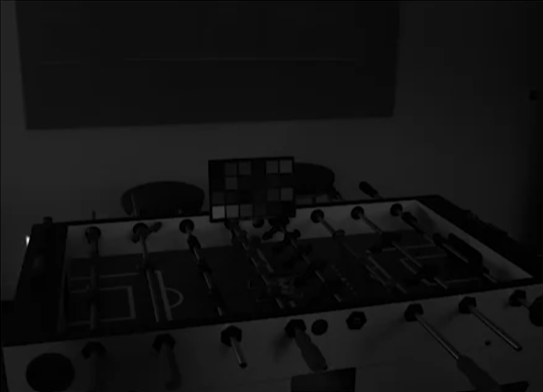
%> input picture Practical 6/6A/foosball.png, 543 x 392 px
$ octave P6A.m   (GNU Octave 9; MATLAB toolbox functions it lacks are replaced by stand-ins)
%> lines starting %> are read from the running program, lines starting %| are printed output that depends on the picture
%{
Practical 6-A
Write a MATLAB program to perform histogram equalization to improve image contrast.
Make a 3x2 grid as follows:-
Original Image -> Original Histogram
HistEQ Image -> HistEQ Histogram
AdaptiveHistEQ Image -> AdaptiveHistEQ Histogram
Use the file 'foosball.png'
%}

clc;
clear;
close all;

i = imread('foosball.png');
%> i is the input picture: size 392x543x3 uint8; min 0, max 235, mean 17.8

if size(i,3) == 3
    grayImage = rgb2gray(i);
else
    grayImage = i;
end

histeqImage = histeq(grayImage);
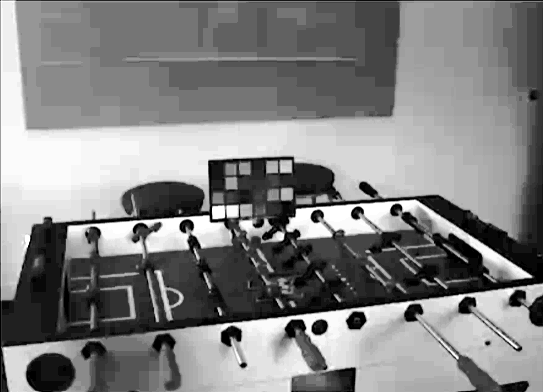
%> histeqImage: size 392x543 uint8; min 0, max 255, mean 129.9
adapthisteqImage = adapthisteq(grayImage);
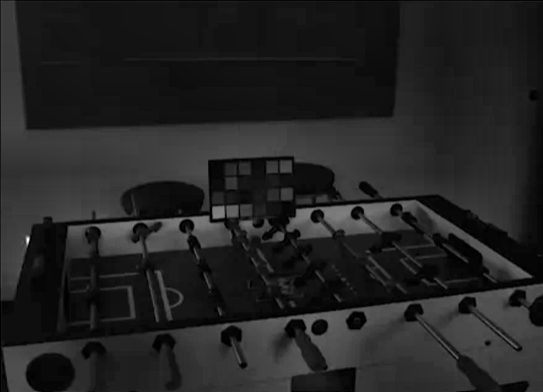
%> adapthisteqImage: size 392x543 uint8; min 0, max 255, mean 35.3

figure;

% Original Image
subplot(3, 2, 1); imshow(grayImage); title('Original Image');
subplot(3, 2, 2); imhist(grayImage); title('Original Histogram');

% Histogram Equalized Image
subplot(3, 2, 3); imshow(histeqImage); title('Histogram Equalized Image');
subplot(3, 2, 4); imhist(histeqImage); title('Histogram of Equalized Image');

% Adaptive Histogram Equalized Image
subplot(3, 2, 5); imshow(adapthisteqImage); title('Adaptive Histogram Equalized Image');
subplot(3, 2, 6); imhist(adapthisteqImage); title('Histogram of Adaptive Histogram Equalized Image');
%> after `title('Histogram of Adaptive Histogram Equalized Image')`:
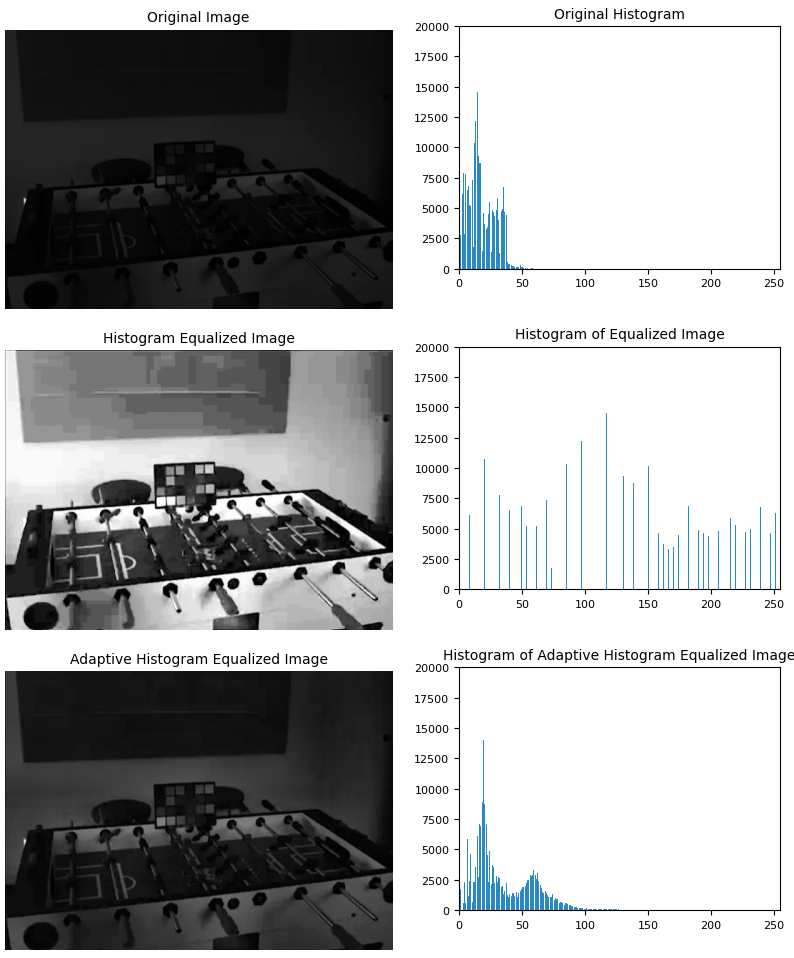
%> figure redrawn from the program's plot data, 6 panels
